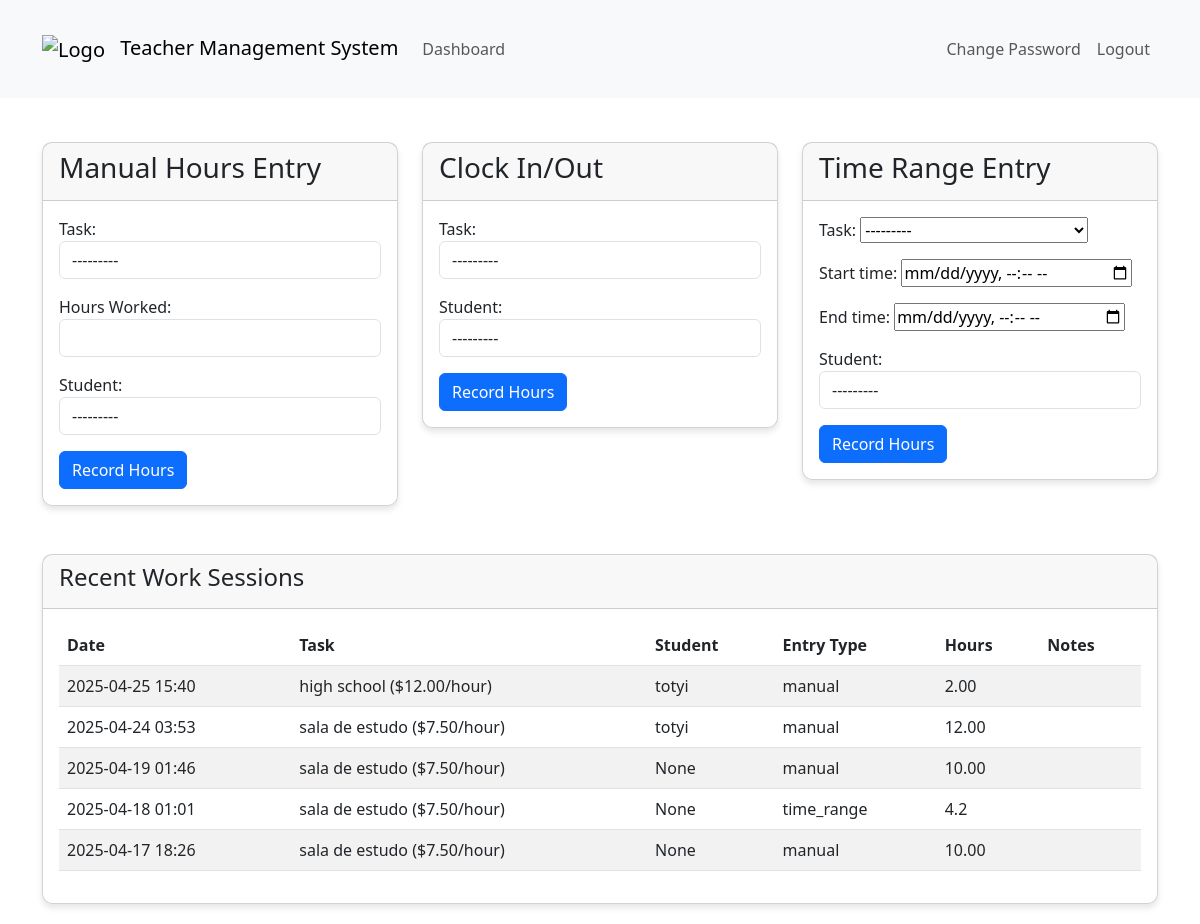
The page /dashboard/record-work/2/ (signed in) on the database as committed earlier.
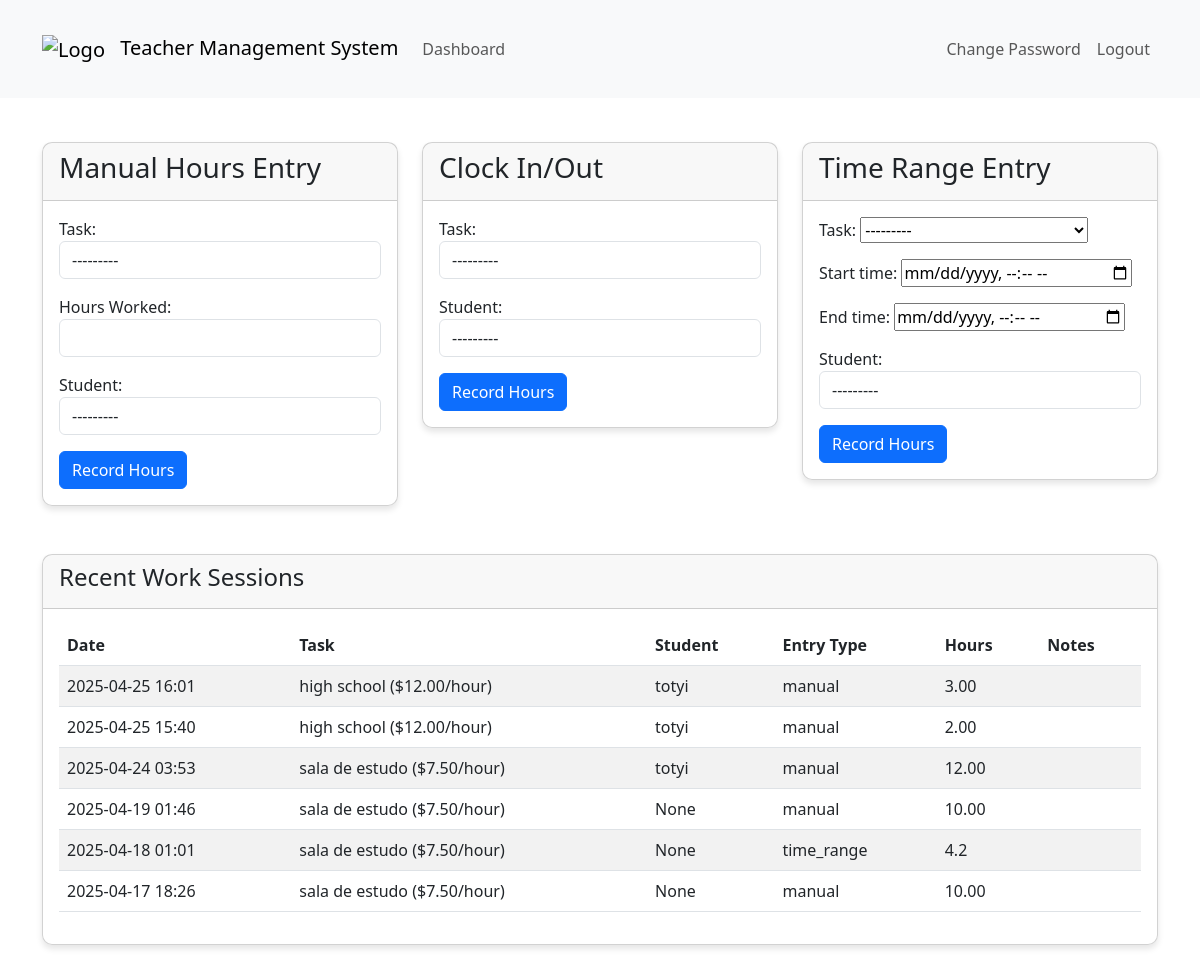
The same page on the database as committed later.
### teachers_app/models.py (models this page shows, shortened)
class WorkSession(models.Model):
    ENTRY_TYPE_CHOICES = [
        ('manual', 'Manual Hours Input'),
        ('clock', 'Clock In/Out'),
        ('time_range', 'Time Range'),
    ]
    teacher = models.ForeignKey(Teacher, on_delete=models.CASCADE)
    task = models.ForeignKey(Task, on_delete=models.CASCADE)
    entry_type = models.CharField(max_length=10, choices=ENTRY_TYPE_CHOICES)
    hourly_rate = models.DecimalField(max_digits=10, decimal_places=2, null=True, blank=True)  # Store the hourly rate at creation time
    stored_hours = models.DecimalField(max_digits=10, decimal_places=2, null=True, blank=True)  # Store the hours at creation time
    is_deleted = models.BooleanField(default=False)
    deleted_at = models.DateTimeField(null=True, blank=True)
    student = models.ForeignKey(
    Student,
    on_delete=models.SET_NULL,
    null=True,    # Makes it nullable in the DB
    blank=True    # Allows blank in forms
)
    manual_hours = models.DecimalField(max_digits=5, decimal_places=2, null=True, blank=True)
    clock_in = models.DateTimeField(null=True, blank=True)
    clock_out = models.DateTimeField(null=True, blank=True)
    start_time = models.DateTimeField(null=True, blank=True)
    end_time = models.DateTimeField(null=True, blank=True)
    created_at = models.DateTimeField(auto_now_add=True)
    total_amount = models.DecimalField(max_digits=10, decimal_places=2, null=True, blank=True)
    def calculated_hours(self):
        if self.entry_type == 'manual' and self.manual_hours:
            return self.manual_hours
        elif self.entry_type == 'clock' and self.clock_in and self.clock_out:
            duration = self.clock_out - self.clock_in
            return duration.total_seconds() / 3600  # Return hours
        elif self.entry_type == 'time_range' and self.start_time and self.end_time:
            duration = self.end_time - self.start_time
            return duration.total_seconds() / 3600  # Return hours
        return None  # Return None if no valid data

class Task(models.Model):
    name = models.CharField(max_length=200)
    description = models.TextField(blank=True, null=True)
    duration = models.DurationField(null=True, blank=True)
    price = models.DecimalField(max_digits=10, decimal_places=2, default=0.00)
    hourly_rate = models.DecimalField(max_digits=10, decimal_places=2)
    created_at = models.DateTimeField(auto_now_add=True)
    updated_at = models.DateTimeField(auto_now=True)
    is_active = models.BooleanField(default=True)
    def __str__(self):
        return f"{self.name} (${self.hourly_rate}/hour)"

class Student(models.Model):
    user = models.OneToOneField(settings.AUTH_USER_MODEL, on_delete=models.CASCADE)
    phone = models.CharField(max_length=20, blank=True, null=True)
    is_active = models.BooleanField(default=True)
    def __str__(self):
        return self.user.username

class CustomUser(AbstractUser):
    is_student   = models.BooleanField(default=False)
    is_teacher = models.BooleanField(default=False)
    is_inspector = models.BooleanField(default=False)

### teachers_app/views.py (the view, shortened to what this page needs)
# urls.py: path('record-work/', views.record_work, name='record_work'),  # For teachers recording their own work
@login_required
def record_work(request, teacher_id=None):
    if not request.user.is_superuser:
        teacher = get_object_or_404(Teacher, user=request.user)  # Teachers can only record their own work
    else:
        if teacher_id:
            teacher = get_object_or_404(Teacher, id=teacher_id)  # Superusers specify a teacher
        else:
            return HttpResponseForbidden("Superusers must specify a teacher to record work for.")
    manual_form = WorkSessionManualForm()
    clock_form = WorkSessionClockForm()
    time_range_form = WorkSessionTimeRangeForm()
    active_session = WorkSession.objects.filter(
        teacher=teacher,
        entry_type='clock',
        clock_out__isnull=True
    ).first()
    completed_sessions = WorkSession.objects.filter(
        teacher=teacher
    ).exclude(
        id=active_session.id if active_session else None
    ).order_by('-created_at')[:10]
    return render(request, 'record_work.html', {
        'manual_form': manual_form,
        'clock_form': clock_form,
        'time_range_form': time_range_form,
        'active_session': active_session,
        'completed_sessions': completed_sessions,
        'teacher': teacher,
    })

### teachers_app/forms.py
class WorkSessionManualForm(forms.ModelForm):
    class Meta:
        model = WorkSession
        fields = ['task', 'manual_hours', 'student']
        widgets = {
            'task': forms.Select(attrs={'class': 'form-control'}),
            'manual_hours': forms.NumberInput(attrs={'class': 'form-control', 'step': '0.5'}),
            'student': forms.Select(attrs={'class': 'form-control'}),
        }
    def __init__(self, *args, **kwargs):
        super().__init__(*args, **kwargs)
        self.fields['manual_hours'].label = 'Hours Worked'
        self.fields['student'].queryset = Student.objects.all()  # <--- THIS LINE
        print("Student widget in WorkSessionManualForm:", type(self.fields['student'].widget))

### templates/record_work.html (shortened to what this page needs)
{% extends 'base.html' %}
{% load static %}
{% block content %}
<div class="row">
    <div class="col-md-4">
        <div class="card mb-4">
            <div class="card-header">
                <h3>Manual Hours Entry</h3>
            </div>
            <div class="card-body">
                <form method="post">
                    {{ manual_form.as_p }}
                    <button type="submit" class="btn btn-primary">Record Hours</button>
                </form>
            </div>
        </div>
    </div>
    <div class="col-md-4">
        <div class="card mb-4">
            <div class="card-header">
                <h3>Clock In/Out</h3>
            </div>
            <div class="card-body">
                {% if active_session %}
                <div class="alert alert-info">
                    <h5>Currently Clocked In</h5>
                    <p>Task: {{ active_session.task }}</p>
                    <p>Started: {{ active_session.clock_in }}</p>
                    <form method="post" action="{% url 'clock_out' active_session.id %}">
                        {% csrf_token %}
                        <button type="submit" class="btn btn-warning">Clock Out</button>
                    </form>
                </div>
                {% else %}
                <form method="post">
                    {{ clock_form.as_p }}
                    <button type="submit" class="btn btn-primary">Record Hours</button>
                </form>
                {% endif %}
            </div>
        </div>
    </div>
    <div class="col-md-4">
        <div class="card mb-4">
            <div class="card-header">
                <h3>Time Range Entry</h3>
            </div>
            <div class="card-body">
                <form method="post">
                    {{ time_range_form.as_p }}
                    <button type="submit" class="btn btn-primary">Record Hours</button>
                </form>
            </div>
        </div>
    </div>
</div>
<div class="row">
    <div class="col-md-12">
        <div class="card mt-4">
            <div class="card-header">
                <h4>Recent Work Sessions</h4>
            </div>
            <div class="card-body">
                <table class="table table-striped">
                    <thead>
                        <tr>
                            <th>Date</th>
                            <th>Task</th>
                            <th>Student</th>
                            <th>Entry Type</th>
                            <th>Hours</th>
                            <th>Notes</th>
                        </tr>
                    </thead>
                    <tbody>
                        {% for session in completed_sessions|dictsortreversed:"created_at" %}
                        <tr>
                            <td>{{ session.created_at|date:"Y-m-d H:i" }}</td>
                            <td>{{ session.task }}</td>
                            <td>{{ session.student }}</td>
                            <td>{{ session.entry_type }}</td>
                            <td>{{ session.calculated_hours }}</td>
                            <td>{{ session.notes|default:"" }}</td>
                        </tr>
                        {% empty %}
                        <tr><td colspan="6">No recent work sessions.</td></tr>
                        {% endfor %}
                    </tbody>
                </table>
            </div>
        </div>
    </div>
</div>
{% endblock %}

Rows that differ between the two databases and show on the page:
added WorkSession: created_at "2025-04-25 16:01", task "high school ($12.00/hour)", student "totyi", entry_type "manual", calculated_hours "3.00"
